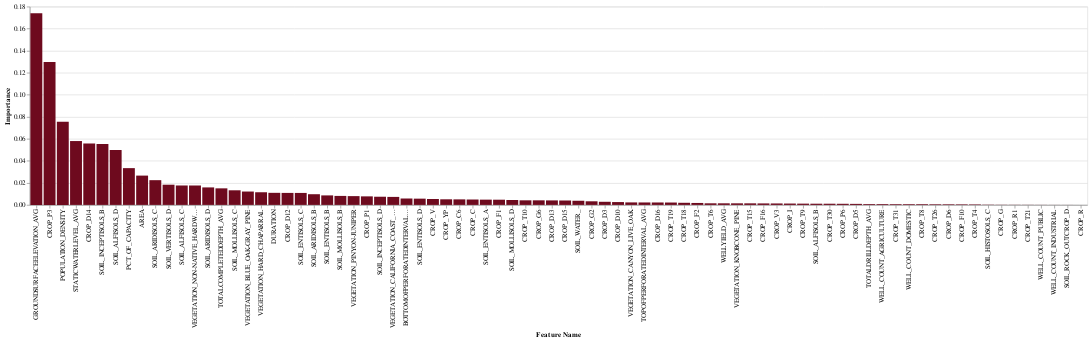

The notebook cell this image was saved under:
### Code cell
draw_feature_importance(col_list, rfreg.feature_importances_)

### Figure 1 — Vega-Lite specification as saved in the notebook (floating-point values rounded to 4 significant figures)
{"config": {"view": {"continuousWidth": 400, "continuousHeight": 300}}, "data": {"name": "data-b20f6680ba77fec67d2a0bf8c1166772"}, "mark": {"type": "bar", "color": "#6e0a1e"}, "encoding": {"x": {"field": "Feature Name", "sort": "-y", "type": "nominal"}, "y": {"field": "Importance", "type": "quantitative"}}, "$schema": "https://vega.github.io/schema/vega-lite/v4.17.0.json", "datasets": {"data-b20f6680ba77fec67d2a0bf8c1166772": [{"Feature Name": "TOTALDRILLDEPTH_AVG", "Importance": 0.0007181}, {"Feature Name": "WELLYIELD_AVG", "Importance": 0.001438}, {"Feature Name": "STATICWATERLEVEL_AVG", "Importance": 0.05797}, {"Feature Name": "TOPOFPERFORATEDINTERVAL_AVG", "Importance": 0.002226}, {"Feature Name": "BOTTOMOFPERFORATEDINTERVAL_AVG", "Importance": 0.005816}, {"Feature Name": "TOTALCOMPLETEDDEPTH_AVG", "Importance": 0.01504}, {"Feature Name": "VEGETATION_BLUE_OAK-GRAY_PINE", "Importance": 0.01214}, {"Feature Name": "VEGETATION_CALIFORNIA_COAST_LIVE_OAK", "Importance": 0.00727}, {"Feature Name": "VEGETATION_CANYON_LIVE_OAK", "Importance": 0.002272}, {"Feature Name": "VEGETATION_HARD_CHAPARRAL", "Importance": 0.01149}, {"Feature Name": "VEGETATION_KNOBCONE_PINE", "Importance": 0.00143}, {"Feature Name": "VEGETATION_NON-NATIVE_HARDWOOD_FOREST", "Importance": 0.01762}, {"Feature Name": "VEGETATION_PINYON-JUNIPER", "Importance": 0.007978}, {"Feature Name": "SOIL_ALFISOLS_B", "Importance": 0.001088}, {"Feature Name": "SOIL_ALFISOLS_C", "Importance": 0.01763}, {"Feature Name": "SOIL_ALFISOLS_D", "Importance": 0.04982}, {"Feature Name": "SOIL_ARIDISOLS_B", "Importance": 0.009708}, {"Feature Name": "SOIL_ARIDISOLS_C", "Importance": 0.02245}, {"Feature Name": "SOIL_ARIDISOLS_D", "Importance": 0.01589}, {"Feature Name": "SOIL_ENTISOLS_A", "Importance": 0.004784}, {"Feature Name": "SOIL_ENTISOLS_B", "Importance": 0.008631}, {"Feature Name": "SOIL_ENTISOLS_C", "Importance": 0.01087}, {"Feature Name": "SOIL_ENTISOLS_D", "Importance": 0.00568}, {"Feature Name": "SOIL_HISTOSOLS_C", "Importance": 0.0002236}, {"Feature Name": "SOIL_INCEPTISOLS_B", "Importance": 0.05527}, {"Feature Name": "SOIL_INCEPTISOLS_D", "Importance": 0.007428}, {"Feature Name": "SOIL_MOLLISOLS_B", "Importance": 0.008166}, {"Feature Name": "SOIL_MOLLISOLS_C", "Importance": 0.01327}, {"Feature Name": "SOIL_MOLLISOLS_D", "Importance": 0.004445}, {"Feature Name": "SOIL_ROCK_OUTCROP_D", "Importance": 3.52e-05}, {"Feature Name": "SOIL_VERTISOLS_D", "Importance": 0.01835}, {"Feature Name": "SOIL_WATER_", "Importance": 0.003775}, {"Feature Name": "CROP_C", "Importance": 0.0049}, {"Feature Name": "CROP_C6", "Importance": 0.005024}, {"Feature Name": "CROP_D10", "Importance": 0.002576}, {"Feature Name": "CROP_D12", "Importance": 0.01089}, {"Feature Name": "CROP_D13", "Importance": 0.004093}, {"Feature Name": "CROP_D14", "Importance": 0.05575}, {"Feature Name": "CROP_D15", "Importance": 0.004009}, {"Feature Name": "CROP_D16", "Importance": 0.002207}, {"Feature Name": "CROP_D3", "Importance": 0.00284}, {"Feature Name": "CROP_D5", "Importance": 0.0009377}, {"Feature Name": "CROP_D6", "Importance": 0.0005351}, {"Feature Name": "CROP_F1", "Importance": 0.004725}, {"Feature Name": "CROP_F10", "Importance": 0.0004861}, {"Feature Name": "CROP_F16", "Importance": 0.001346}, {"Feature Name": "CROP_F2", "Importance": 0.00177}, {"Feature Name": "CROP_G", "Importance": 0.000141}, {"Feature Name": "CROP_G2", "Importance": 0.003281}, {"Feature Name": "CROP_G6", "Importance": 0.004159}, {"Feature Name": "CROP_I", "Importance": 0.001233}, {"Feature Name": "CROP_P1", "Importance": 0.007758}, {"Feature Name": "CROP_P3", "Importance": 0.1298}, {"Feature Name": "CROP_P6", "Importance": 0.001015}, {"Feature Name": "CROP_R", "Importance": 6.537e-07}, {"Feature Name": "CROP_R1", "Importance": 0.0001183}, {"Feature Name": "CROP_T10", "Importance": 0.004165}, {"Feature Name": "CROP_T15", "Importance": 0.001419}, {"Feature Name": "CROP_T18", "Importance": 0.001926}, {"Feature Name": "CROP_T19", "Importance": 0.002163}, {"Feature Name": "CROP_T21", "Importance": 0.0001061}, {"Feature Name": "CROP_T26", "Importance": 0.0005455}, {"Feature Name": "CROP_T30", "Importance": 0.001074}, {"Feature Name": "CROP_T31", "Importance": 0.000631}, {"Feature Name": "CROP_T4", "Importance": 0.0004323}, {"Feature Name": "CROP_T6", "Importance": 0.001447}, {"Feature Name": "CROP_T8", "Importance": 0.0006265}, {"Feature Name": "CROP_T9", "Importance": 0.001147}, {"Feature Name": "CROP_V", "Importance": 0.005377}, {"Feature Name": "CROP_V3", "Importance": 0.001316}, {"Feature Name": "CROP_YP", "Importance": 0.005089}, {"Feature Name": "POPULATION_DENSITY", "Importance": 0.07559}, {"Feature Name": "PCT_OF_CAPACITY", "Importance": 0.03338}, {"Feature Name": "GROUNDSURFACEELEVATION_AVG", "Importance": 0.174}, {"Feature Name": "WELL_COUNT_AGRICULTURE", "Importance": 0.0006981}, {"Feature Name": "WELL_COUNT_DOMESTIC", "Importance": 0.0006299}, {"Feature Name": "WELL_COUNT_INDUSTRIAL", "Importance": 4.309e-05}, {"Feature Name": "WELL_COUNT_PUBLIC", "Importance": 6.528e-05}, {"Feature Name": "AREA", "Importance": 0.0266}, {"Feature Name": "DURATION", "Importance": 0.01096}]}}
